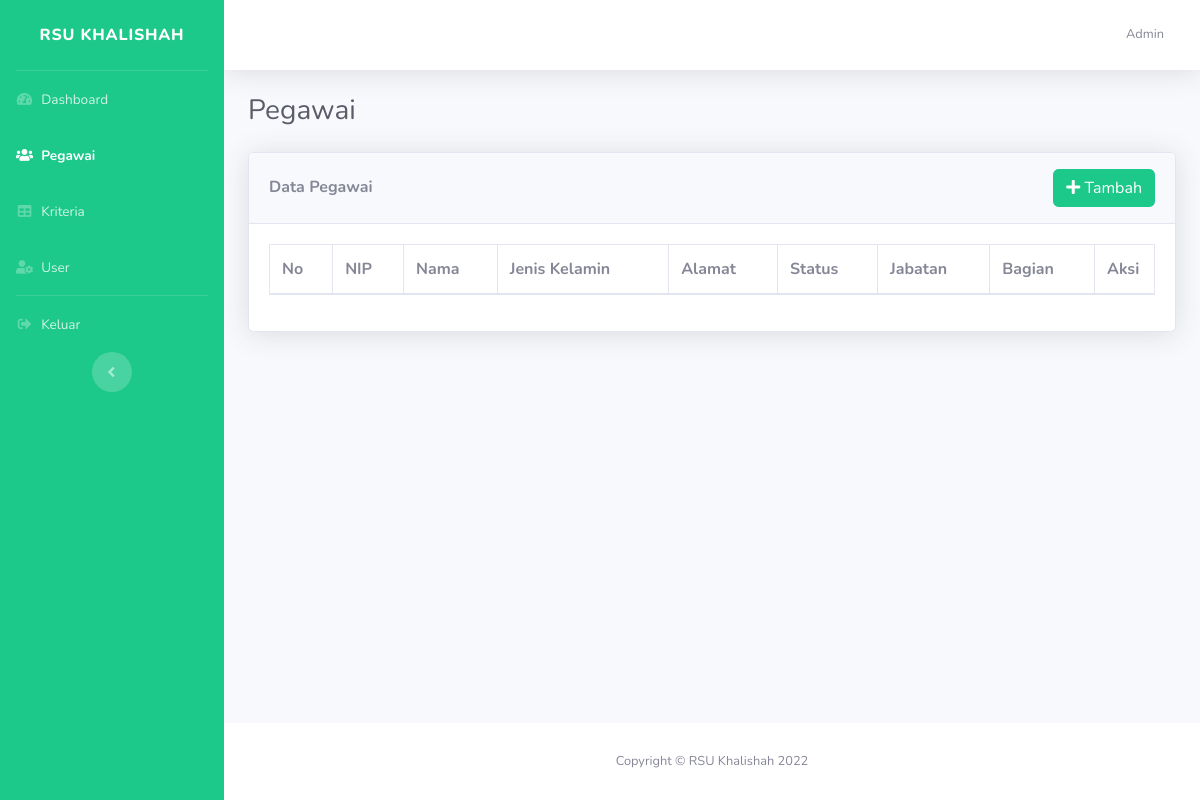
/dashboard/index.php?halaman=pegawai (signed in), run on an earlier commit of the app's database.
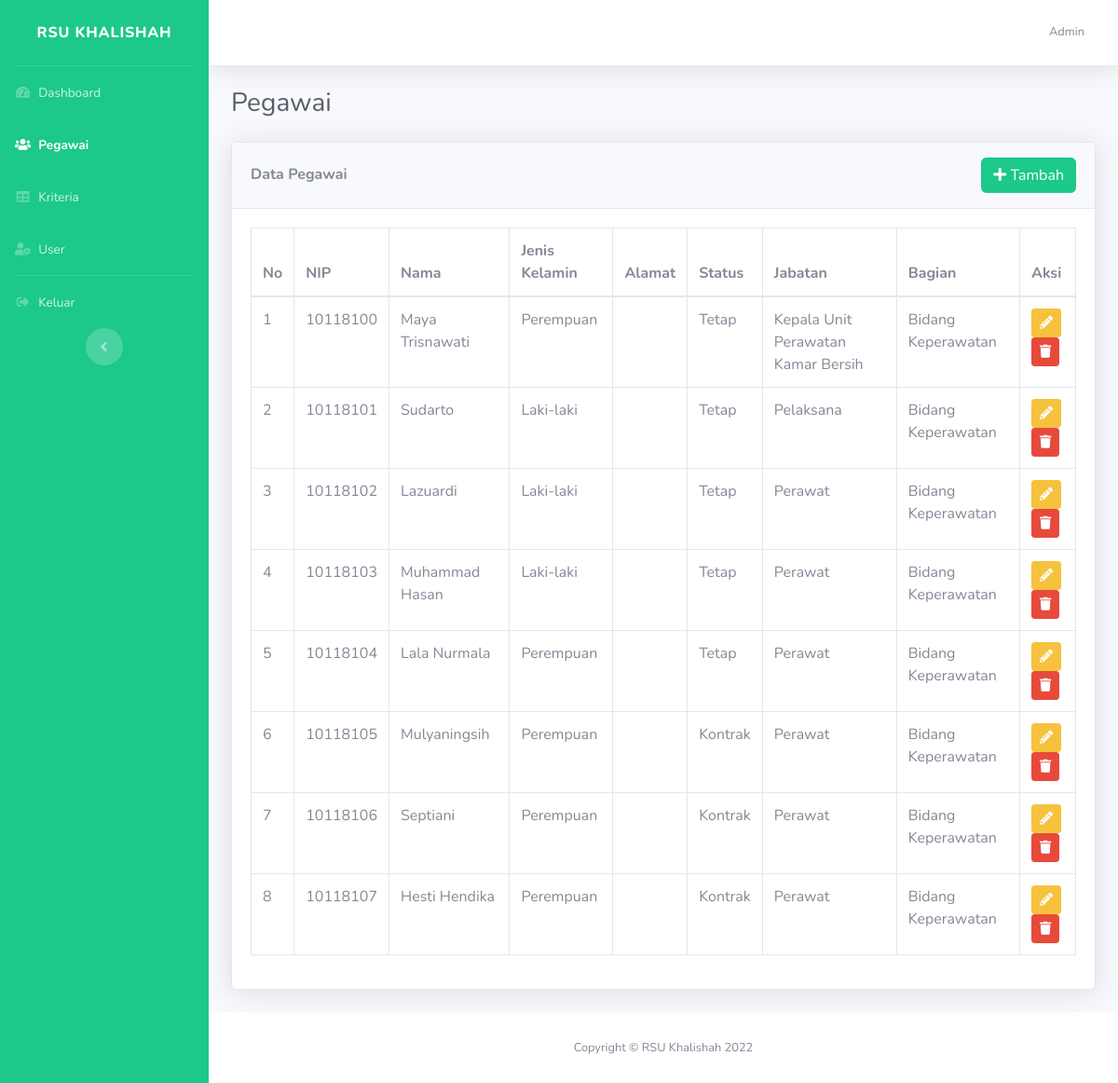
And on a later commit of the database.
### tables this page shows
CREATE TABLE `user` (
  `id` int(11) NOT NULL,
  `nama` varchar(50) NOT NULL,
  `username` varchar(12) NOT NULL,
  `password` varchar(255) NOT NULL,
  `level` int(11) NOT NULL,
  `id_bagian` int(11) DEFAULT NULL
);

CREATE TABLE `pegawai` (
  `nip` varchar(16) NOT NULL,
  `nama_pegawai` varchar(50) NOT NULL,
  `jenis_kelamin` varchar(12) NOT NULL,
  `alamat` text NOT NULL,
  `status` varchar(25) NOT NULL,
  `jabatan` varchar(50) NOT NULL,
  `id_bagian` int(11) NOT NULL
);

CREATE TABLE `bagian` (
  `id_bagian` int(11) NOT NULL,
  `nama_bagian` varchar(50) NOT NULL
);

### dashboard/pegawai.php (the view)
<h1 class="h3 mb-4 text-gray-800">Pegawai</h1>
<div class="card shadow mb-4">
    <div class="card-header py-3 d-flex align-items-center justify-content-between">
        <h6 class="m-0 font-weight-bold">Data Pegawai</h6>
        <?php
        if ($user['level'] == 1) {
        ?>
            <a href="index.php?halaman=tambah-pegawai" class="btn btn-success">
                <i class="fas fa-plus"></i> Tambah
            </a>
        <?php
        }
        ?>
    </div>
    <div class="card-body">
        <div class="table-responsive">
            <table class="table table-bordered" id="dataTable" width="100%" cellspacing="0">
                <thead>
                    <tr>
                        <th>No</th>
                        <th>NIP</th>
                        <th>Nama</th>
                        <th>Jenis Kelamin</th>
                        <th>Alamat</th>
                        <th>Status</th>
                        <th>Jabatan</th>
                        <th>Bagian</th>
                        <th width="60px">Aksi</th>
                    </tr>
                </thead>
                <tbody>
                    <?php
                    $no = 1;
                    $query = mysqli_query($koneksi, "SELECT*FROM pegawai JOIN bagian ON pegawai.id_bagian = bagian.id_bagian");
                    while ($data = mysqli_fetch_assoc($query)) {
                    ?>
                        <tr>
                            <td><?= $no++ ?></td>
                            <td><?= $data['nip'] ?></td>
                            <td><?= $data['nama_pegawai'] ?></td>
                            <td><?= $data['jenis_kelamin'] ?></td>
                            <td><?= $data['alamat'] ?></td>
                            <td><?= $data['status'] ?></td>
                            <td><?= $data['jabatan'] ?></td>
                            <td><?= $data['nama_bagian'] ?></td>
                            <td>
                                <?php
                                if ($user['level'] == 1) {
                                ?>
                                    <a href="index.php?halaman=ubah-pegawai&nip=<?= $data['nip'] ?>">
                                        <button class="btn btn-warning btn-sm"><i class="fa fa-pencil-alt"></i></button>
                                    </a>
                                    <a href="./proses/proses_pegawai.php?aksi=hapus&nip=<?= $data['nip'] ?>">
                                        <button class="btn btn-danger btn-sm"><i class="fa fa-trash"></i></button>
                                    </a>
                                <?php
                                }
                                ?>
                            </td>
                        </tr>
                    <?php
                    }
                    ?>
                </tbody>
            </table>
        </div>
    </div>
</div>

### dashboard/index.php (shortened to what this page needs)
<!DOCTYPE html>
<html lang="en">
<?php
include '../koneksi.php';
$halaman = isset($_GET['halaman']) ? $_GET['halaman'] : '';
$query = $_SESSION['login_type'] == 'user' ? mysqli_query($koneksi, "SELECT*FROM user where username='$_SESSION[username]'") : mysqli_query($koneksi, "SELECT*FROM pegawai where nip='$_SESSION[nip]'");
$user = mysqli_fetch_assoc($query);
?>
<head>
    <link href="../assets/vendor/fontawesome-free/css/all.min.css" rel="stylesheet" type="text/css">
    <link href="../assets/css/sb-admin-2.min.css" rel="stylesheet">
    <link href="https://cdnjs.cloudflare.com/ajax/libs/toastr.js/2.0.1/css/toastr.css" rel="stylesheet" />
    <link rel="stylesheet" href="https://cdn.datatables.net/1.12.1/css/dataTables.bootstrap5.min.css">
    <link rel="stylesheet" href="https://cdn.datatables.net/buttons/2.2.3/css/buttons.dataTables.min.css">
</head>
<body id="page-top">
    <div id="wrapper">
        <ul class="navbar-nav bg-success sidebar sidebar-dark accordion" id="accordionSidebar">
            <a class="sidebar-brand d-flex align-items-center justify-content-center" href="index.html">
                <div class="sidebar-brand-text mx-3">
                    RSU Khalishah
                </div>
            </a>
            <hr class="sidebar-divider my-0">
            <li class="nav-item <?= $halaman == '' ? 'active' : '' ?>">
                <a class="nav-link" href="index.php">
                    <i class="fas fa-fw fa-tachometer-alt"></i>
                    <span>Dashboard</span>
                </a>
            </li>
            <?php
            if ($_SESSION['login_type'] == 'user') {
            ?>
                <li class="nav-item <?= $halaman == 'pegawai' || $halaman == 'tambah-pegawai' || $halaman == 'ubah-pegawai' ? 'active' : '' ?>">
                    <a class="nav-link" href="index.php?halaman=pegawai">
                        <i class="fas fa-fw fa-users"></i>
                        <span>Pegawai</span>
                    </a>
                </li>
            <?php
            }
            ?>
            <?php
            if ($user['level'] == 1) {
            ?>
                <li class="nav-item <?= $halaman == 'kriteria' || $halaman == 'tambah-kriteria' || $halaman == 'ubah-kriteria' ? 'active' : '' ?>">
                    <a class="nav-link" href="index.php?halaman=kriteria">
                        <i class="fas fa-fw fa-table"></i>
                        <span>Kriteria</span>
                    </a>
                </li>
                <li class="nav-item <?= $halaman == 'user' || $halaman == 'tambah-user' || $halaman == 'ubah-user' ? 'active' : '' ?>">
                    <a class="nav-link" href="index.php?halaman=user">
                        <i class="fas fa-fw fa-user-cog"></i>
                        <span>User</span>
                    </a>
                </li>
            <?php } ?>
            <hr class="sidebar-divider my-0">
            <li class="nav-item">
                <a href="../proses_autentikasi.php?aksi=logout" class="nav-link">
                    <i class="fas fa-fw fa-sign-out-alt"></i>
                    <span>Keluar</span>
                </a>
            </li>
            <div class="text-center d-none d-md-inline">
                <button class="rounded-circle border-0" id="sidebarToggle"></button>
            </div>
        </ul>
        <div id="content-wrapper" class="d-flex flex-column">
            <div id="content">
                <nav class="navbar navbar-expand navbar-light bg-white topbar mb-4 static-top shadow">
                    <ul class="navbar-nav ml-auto">
                        <li class="nav-item dropdown no-arrow">
                            <a class="nav-link dropdown-toggle" href="#" id="userDropdown" role="button" data-toggle="dropdown" aria-haspopup="true" aria-expanded="false">
                                <span class="mr-2 d-none d-lg-inline text-gray-600 small"><?= $_SESSION['login_type'] == 'user' ?  $user['nama']  : $user['nama_pegawai'] ?></span>
                            </a>
                        </li>
                    </ul>
                </nav>
                <div class="container-fluid">
                    <?php
                    if ($halaman == '') {
                        include './home.php';
                    } else if ($halaman == 'pegawai') {
                        include './pegawai.php';
                    } else if ($halaman == 'tambah-pegawai') {
                        include './tambah_pegawai.php';
                    } else if ($halaman == 'ubah-pegawai') {
                        include './ubah_pegawai.php';
                    } else if ($halaman == 'user') {
                        include './user.php';
                    } else if ($halaman == 'tambah-user') {
                        include './tambah_user.php';
                    } else if ($halaman == 'ubah-user') {
                        include './ubah_user.php';
                    } else if ($halaman == 'kriteria') {
                        include './kriteria.php';
                    } else if ($halaman == 'tambah-kriteria') {
                        include './tambah_kriteria.php';
                    } else if ($halaman == 'ubah-kriteria') {
                        include './ubah_kriteria.php';
                    } else if ($halaman == 'penilaian-pegawai') {
                        include './penilaian_pegawai.php';
                    } else if ($halaman == 'tambah-penilaian-pegawai') {
                        include './tambah_penilaian_pegawai.php';
                    } else if ($halaman == 'ubah-penilaian-pegawai') {
                        include './ubah_penilaian_pegawai.php';
                    } else if ($halaman == 'detail-penilaian-pegawai') {
                        include './detail_penilaian_pegawai.php';
                    } else if ($halaman == 'hasil-penilaian-pegawai') {
                        include './hasil_penilaian_pegawai.php';
                    }
                    ?>
                </div>
            </div>
            <footer class="sticky-footer bg-white">
                <div class="container my-auto">
                    <div class="copyright text-center my-auto">
                        <span>Copyright &copy; RSU Khalishah 2022</span>
                    </div>
                </div>
            </footer>
        </div>
    </div>
</body>
</html>

What changed in the data, as far as the page shows it:
now on this page (row edited): pegawai: nip "10118100", nama_pegawai "Maya Trisnawati", jenis_kelamin "Perempuan", status "Tetap", jabatan "Kepala Unit Perawatan Kamar Bersih", id_bagian.nama_bagian "Bidang Keperawatan"
now on this page (row edited): pegawai: nip "10118101", nama_pegawai "Sudarto", jenis_kelamin "Laki-laki", status "Tetap", jabatan "Pelaksana", id_bagian.nama_bagian "Bidang Keperawatan"
added pegawai: nip "10118102", nama_pegawai "Lazuardi", jenis_kelamin "Laki-laki", status "Tetap", jabatan "Perawat", id_bagian.nama_bagian "Bidang Keperawatan"
added pegawai: nip "10118103", nama_pegawai "Muhammad Hasan", jenis_kelamin "Laki-laki", status "Tetap", jabatan "Perawat", id_bagian.nama_bagian "Bidang Keperawatan"
added pegawai: nip "10118104", nama_pegawai "Lala Nurmala", jenis_kelamin "Perempuan", status "Tetap", jabatan "Perawat", id_bagian.nama_bagian "Bidang Keperawatan"
added pegawai: nip "10118105", nama_pegawai "Mulyaningsih", jenis_kelamin "Perempuan", status "Kontrak", jabatan "Perawat", id_bagian.nama_bagian "Bidang Keperawatan"
added pegawai: nip "10118106", nama_pegawai "Septiani", jenis_kelamin "Perempuan", status "Kontrak", jabatan "Perawat", id_bagian.nama_bagian "Bidang Keperawatan"
added pegawai: nip "10118107", nama_pegawai "Hesti Hendika", jenis_kelamin "Perempuan", status "Kontrak", jabatan "Perawat", id_bagian.nama_bagian "Bidang Keperawatan"
